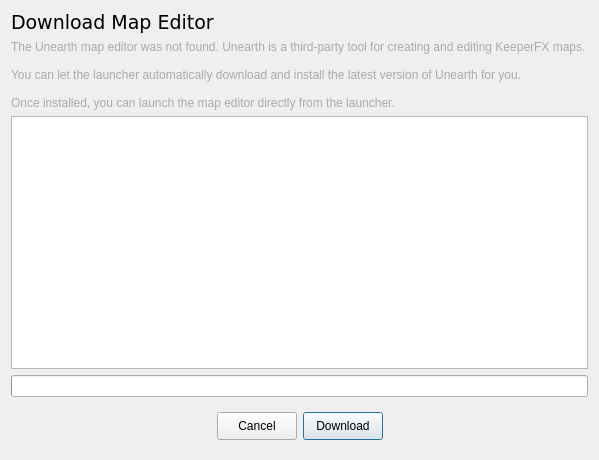
<?xml version="1.0" encoding="UTF-8"?>
<ui version="4.0">
 <class>DownloadMapEditorDialog</class>
 <widget class="QDialog" name="DownloadMapEditorDialog">
  <property name="windowModality">
   <enum>Qt::WindowModality::ApplicationModal</enum>
  </property>
  <property name="geometry">
   <rect>
    <x>0</x>
    <y>0</y>
    <width>599</width>
    <height>460</height>
   </rect>
  </property>
  <property name="windowTitle">
   <string comment="Dialog Title">Download Map Editor</string>
  </property>
  <property name="windowIcon">
   <iconset resource="../resources.qrc">
    <normaloff>:/res/img/horny-face.png</normaloff>:/res/img/horny-face.png</iconset>
  </property>
  <layout class="QVBoxLayout" name="verticalLayout">
   <item>
    <widget class="QLabel" name="titleLabel">
     <property name="maximumSize">
      <size>
       <width>16777215</width>
       <height>45</height>
      </size>
     </property>
     <property name="font">
      <font>
       <family>Verdana</family>
       <pointsize>14</pointsize>
      </font>
     </property>
     <property name="text">
      <string comment="Header">Download Map Editor</string>
     </property>
     <property name="alignment">
      <set>Qt::AlignmentFlag::AlignBottom|Qt::AlignmentFlag::AlignLeading|Qt::AlignmentFlag::AlignLeft</set>
     </property>
     <property name="margin">
      <number>10</number>
     </property>
    </widget>
   </item>
   <item>
    <widget class="QLabel" name="infoLabel">
     <property name="maximumSize">
      <size>
       <width>16777215</width>
       <height>16777215</height>
      </size>
     </property>
     <property name="styleSheet">
      <string notr="true">QLabel {
 color: #AAA;
}</string>
     </property>
     <property name="text">
      <string comment="Information">The Unearth map editor was not found. Unearth is a third-party tool for creating and editing KeeperFX maps.

You can let the launcher automatically download and install the latest version of Unearth for you.

Once installed, you can launch the map editor directly from the launcher.</string>
     </property>
     <property name="wordWrap">
      <bool>true</bool>
     </property>
     <property name="margin">
      <number>10</number>
     </property>
    </widget>
   </item>
   <item>
    <widget class="QTextEdit" name="logTextArea">
     <property name="font">
      <font>
       <family>Monospace</family>
       <pointsize>10</pointsize>
      </font>
     </property>
     <property name="verticalScrollBarPolicy">
      <enum>Qt::ScrollBarPolicy::ScrollBarAsNeeded</enum>
     </property>
     <property name="horizontalScrollBarPolicy">
      <enum>Qt::ScrollBarPolicy::ScrollBarAsNeeded</enum>
     </property>
     <property name="tabChangesFocus">
      <bool>true</bool>
     </property>
     <property name="lineWrapMode">
      <enum>QTextEdit::LineWrapMode::NoWrap</enum>
     </property>
     <property name="readOnly">
      <bool>true</bool>
     </property>
    </widget>
   </item>
   <item>
    <widget class="QProgressBar" name="progressBar">
     <property name="value">
      <number>0</number>
     </property>
     <property name="textVisible">
      <bool>false</bool>
     </property>
    </widget>
   </item>
   <item>
    <widget class="QWidget" name="buttons" native="true">
     <layout class="QHBoxLayout" name="horizontalLayout_2">
      <item>
       <spacer name="horizontalSpacer_2">
        <property name="orientation">
         <enum>Qt::Orientation::Horizontal</enum>
        </property>
        <property name="sizeHint" stdset="0">
         <size>
          <width>40</width>
          <height>20</height>
         </size>
        </property>
       </spacer>
      </item>
      <item>
       <widget class="QPushButton" name="cancelButton">
        <property name="minimumSize">
         <size>
          <width>0</width>
          <height>28</height>
         </size>
        </property>
        <property name="text">
         <string comment="Button">Cancel</string>
        </property>
        <property name="icon">
         <iconset theme="QIcon::ThemeIcon::EditClear"/>
        </property>
        <property name="autoDefault">
         <bool>false</bool>
        </property>
       </widget>
      </item>
      <item>
       <widget class="QPushButton" name="downloadButton">
        <property name="minimumSize">
         <size>
          <width>0</width>
          <height>28</height>
         </size>
        </property>
        <property name="text">
         <string comment="Button">Download</string>
        </property>
        <property name="icon">
         <iconset theme="QIcon::ThemeIcon::DocumentSave"/>
        </property>
        <property name="autoDefault">
         <bool>false</bool>
        </property>
        <property name="default">
         <bool>true</bool>
        </property>
       </widget>
      </item>
      <item>
       <spacer name="horizontalSpacer">
        <property name="orientation">
         <enum>Qt::Orientation::Horizontal</enum>
        </property>
        <property name="sizeHint" stdset="0">
         <size>
          <width>40</width>
          <height>20</height>
         </size>
        </property>
       </spacer>
      </item>
     </layout>
    </widget>
   </item>
  </layout>
 </widget>
 <resources>
  <include location="../resources.qrc"/>
 </resources>
 <connections/>
</ui>
